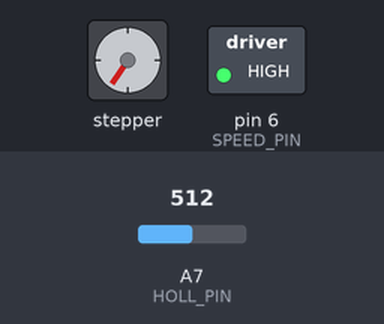
Recording of a sketch running on a simulated Arduino Nano, built with avr-gcc and run on an emulated ATmega328P. Parts: stepper motor, switched loads named in the sketch (green lamp = pin HIGH). Wiring (inferred from the names in the program): stepper motor driver (200 steps per turn assumed): step pin 5; direction pin 4. Inputs (shaded band) come from the test bench; at power-on: A7 (HOLL_PIN) = 512. No radio packets arrive unless stated; pins used as bus, display or sensor lines are not drawn.

Above: at 0.8 s.
0.9 s: A7 (HOLL_PIN) set to 1010
At 1.6 s:
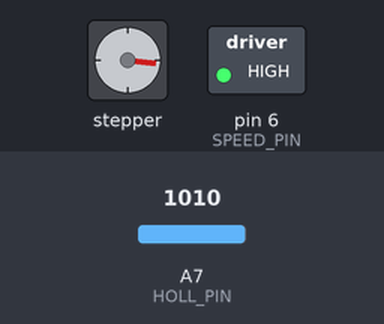
3.9 s: A7 (HOLL_PIN) set to 984
At 3.9 s:
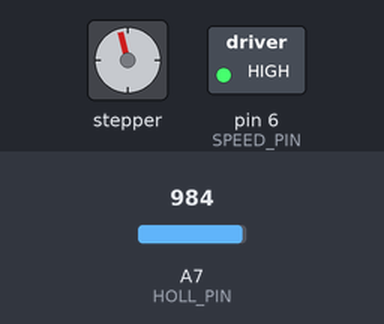
Timing chart, 0 to 6.9 s (numbered marks = the images above; inputs shaded):
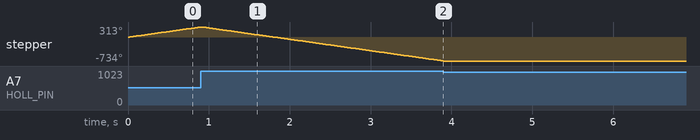

Measured:
- the behaviour switches between 1000 and 999 on A7 (HOLL_PIN) (found by bisection; images 1 and 2)
- after the input at 3.9 s, stepper: stops changing and stays -734°

The sketch:

radar_controller.ino
```cpp
#include <SPI.h>

#include "RF24.h"
#include "nRF24L01.h"

#define STEP_NUM 200
#define CIRCLE_DEG_NUM 360

// radio
#define CE_PIN 9
#define CSN_PIN 10

#define PIPE 111156789
#define CHANNEL 0x6f

// motor
#define STEP_PIN 5
#define DIR_PIN 4
#define SPEED_PIN 6

#define ZERO_DIFF 300

// magnet detector
#define HOLL_PIN A7

class Radio {
 public:
  Radio() {
    radio_.begin();
    radio_.setDataRate(RF24_250KBPS);  // Скорость обмена данными 1 Мбит/сек
    radio_.setCRCLength(RF24_CRC_8);
    radio_.setChannel(CHANNEL);
    radio_.setAutoAck(false);
    radio_.setPALevel(RF24_PA_LOW);
    radio_.powerUp();
  }

  void SetReceiveMode() { radio_.openReadingPipe(1, PIPE); }

  void SetSendMode() {
    StopListening();
    radio_.closeReadingPipe(PIPE);
    radio_.openWritingPipe(PIPE);
  }

  void StopListening() { radio_.stopListening(); }

  void StartListening() { radio_.startListening(); }

  bool IsAvailable() { return radio_.available(); }

  int Receive() {
    int data;
    radio_.read(&data, sizeof(data));

    return data;
  }

  void Send(int data) { radio_.write(&data, sizeof(data)); }

 private:
  RF24 radio_ = RF24(CE_PIN, CSN_PIN);
};

class Motor {
 public:
  Motor() {
    pinMode(STEP_PIN, OUTPUT);
    pinMode(DIR_PIN, OUTPUT);
    pinMode(SPEED_PIN, OUTPUT);

    digitalWrite(STEP_PIN, LOW);
    digitalWrite(DIR_PIN, LOW);
    digitalWrite(SPEED_PIN, LOW);
  }

  void ChangeDir() {
    curr_dir_ = !curr_dir_;
    digitalWrite(DIR_PIN, curr_dir_ ? HIGH : LOW);
  }

  void SetSpeed(bool fast) {
    curr_speed_ = fast;
    digitalWrite(SPEED_PIN, curr_speed_ ? LOW : HIGH);
  }

  void MakeStep() {
    digitalWrite(STEP_PIN, HIGH);
    digitalWrite(STEP_PIN, LOW);
    delay(5);

    int step_diff = curr_speed_ ? 16 : 1;
    if (!curr_dir_) {
      step_diff *= -1;
    }

    curr_step_ = (kStepNum + curr_step_ + step_diff) % kStepNum;
  }

  void MakeFullStep() {
    int step_num = curr_speed_ ? 1 : 16;
    for (int i = 0; i < step_num; ++i) {
      MakeStep();
    }
  }

  int GetStep() { return curr_step_; }

  const int FullStepNum = 200;

 private:
  const int kStepNum = FullStepNum * 16;

  bool curr_dir_ = false;
  bool curr_speed_ = true;
  int curr_step_ = 0;
};

bool MagnetDetected() { return analogRead(HOLL_PIN) >= 1000; }

void CalibrateMotor(Motor& motor) {
  motor.SetSpeed(false);

  motor.ChangeDir();
  while (!MagnetDetected()) {
    motor.MakeStep();
  }
  motor.ChangeDir();

  motor.SetSpeed(false);
  while (MagnetDetected()) {
    motor.MakeStep();
  }
}

Motor* InitMotor() {
  Motor* motor = new Motor;

  CalibrateMotor(*motor);

  return motor;
}

Radio* radio;
Motor* motor;

void setup() {
  Serial.begin(9600);

  pinMode(HOLL_PIN, INPUT);

  radio = new Radio;
  radio->SetReceiveMode();

  motor = InitMotor();
}

void loop() {
  if (Serial.available() <= 0 || Serial.read() != '0') {
    return;
  }
  Serial.readString();

  CalibrateMotor(*motor);

  for (int i = 0; i < STEP_NUM; ++i) {
    float curr_angle = i * (float)CIRCLE_DEG_NUM / STEP_NUM + ZERO_DIFF;
    if (curr_angle >= 360) {
      curr_angle -= CIRCLE_DEG_NUM;
    }

    radio->StartListening();

    while (!radio->IsAvailable())
      ;
    radio->Receive();

    while (!radio->IsAvailable())
      ;
    int measure = radio->Receive();
    radio->StopListening();

    Serial.print(curr_angle, 1);
    Serial.print(" ");
    Serial.println(measure);
    motor->MakeFullStep();
  }
  Serial.println(0);
}
```
